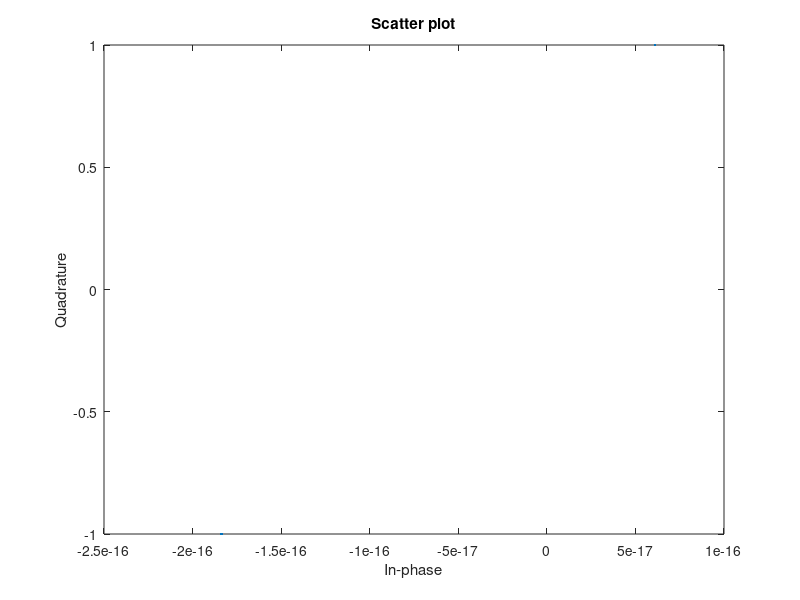
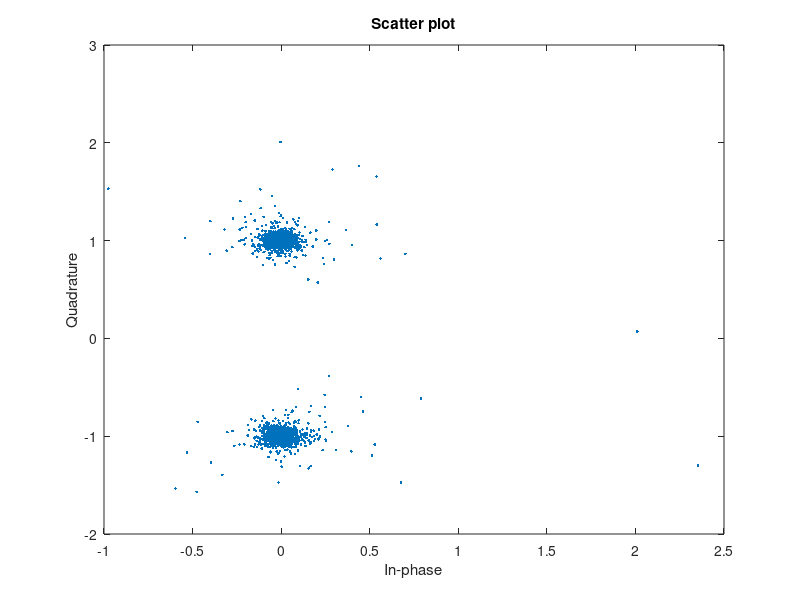

Reproduce these figures in MATLAB, in order.
clear all
M = 2;
n=10^4;
EbNo=10^(25/10);
Signal = randi([0 M-1],n,1);
PSK = pskmod(Signal,M,pi/M);
scatterplot(PSK)

noise_AWGN=(1/sqrt(2*EbNo))*(rand(n,1)+1j*rand(n,1));
noise_Raleigh = randn(n,1) + 1i*randn(n,1);
recieved=PSK.*noise_Raleigh+noise_AWGN;
recieved=recieved./noise_Raleigh;
scatterplot(recieved)

Recieved_Signal = pskdemod(recieved,M,pi/M);
BER_PSK_AWGn = (n-sum(Signal==Recieved_Signal))/n;